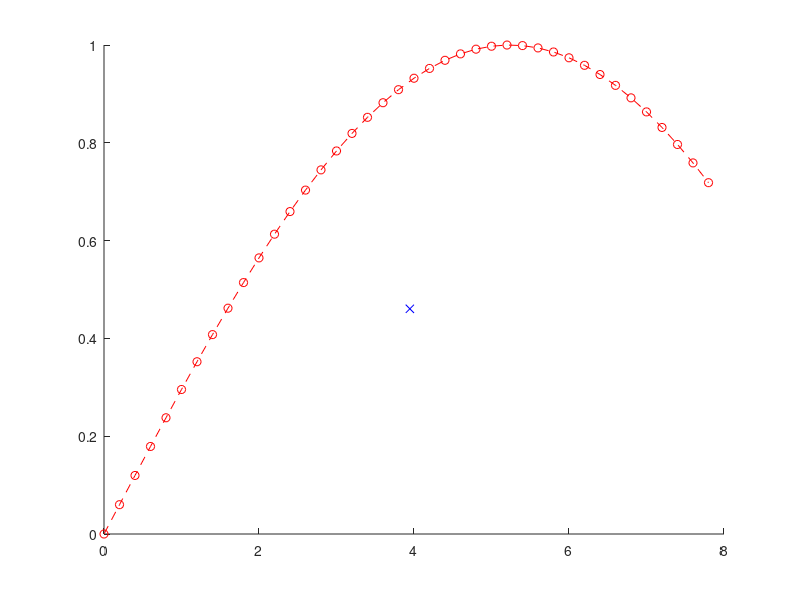

The MATLAB script that drew this image: (Note: this script raises an error after producing the figure.)
% Nonlinear programming examples
clear all; close all; clc

global n m N T dt xd obs pF withobs endonly

%% Optimization problem definition
% Number of optimization variables per timestep: n states and m inputs
n = 3;
m = 2;
N = (n+m);

% Example #1 Basic tracking of sinusoidal desired trajectory
% Time steps
T = 10;
dt = 1;
% Desired trajectory
xd = [0:dt:(T-1)*dt; sin(0.3*[0:dt:(T-1)*dt]);zeros(size(0:dt:(T-1)*dt))]';
%Initial position
p0 = [0 2 0];

% Example #2 Tracking of sinusoidal desired trajectory with obstacles
% Time steps
withobs = 1;
if (withobs)
    T = 40;
    dt = 0.2;
    % Desired trajectory
    xd = [0:dt:(T-1)*dt; sin(0.3*[0:dt:(T-1)*dt]);zeros(size(0:dt:(T-1)*dt))]';
    %Initial position
    p0 = [0 2 0];
    % Set up environment
    posMinBound = [0 -1];
    posMaxBound = [4 3];
    numObsts = 6;
end

% Example #3 Navigating to a destination (with or without obstacles from
% above)
endonly = 0;
if (endonly)
    T = 10;
    dt = 1;
    pF = [ 4 0 0.5];
end 

% Initial solution
x0 = zeros(N*T,1);
x0(1:N:end) = p0(1);
x0(2:N:end) = p0(2);
x0(3:N:end) = p0(3);
x0(4:N:end) = 0;
x0(5:N:end) = 0;

% Constraints
A = [];
B = [];
Aeq = zeros(3,N*T);
Aeq(1:3,1:3) = eye(3);
Beq = p0';

% State and input bounds
LB = -100*ones(N*T,1);
LB(4:N:end) = 0;
LB(5:N:end) = -1.5;

UB = 100*ones(N*T,1);
UB(4:N:end) = 2;
UB(5:N:end) = 1.5;

% Define random round obstacles
if (withobs)
    range = (posMaxBound-posMinBound);
    obs = rand(numObsts,2);
    obs(:,1) = posMinBound(1)+range(1)*obs(:,1);
    obs(:,2) = posMinBound(2)+range(2)*obs(:,2);
    for i=1:numObsts
        for j=1:numObsts
            dist(i,j) = norm(obs(i,:)-obs(j,:));
        end
        dist(i,numObsts+1) = norm(obs(i,:)-p0(1:2));
        radius(i) = min(dist(i,[1:i-1 i+1:end]))/2.5;
    end
    obs = [obs radius'];
end


figure(1); clf; hold on;
if (~endonly)
    plot(xd(:,1), xd(:,2), 'ro--')
else
    plot(pF(1),pF(2),'ro')
end
if (withobs)
        for i=1:numObsts
        plot(obs(i,1), obs(i,2),'bx');
        circle(1, obs(i,:), radius(i));
    end
    axis equal
end
drawnow();

% Solve nonlinear program
options = optimset('display', 'off','maxfunevals',50000);
tic;
[X,FVAL,EXITFLAG,OUTPUT,LAMBDA] = FMINCON(@(x) cost(x),x0,A,B,Aeq,Beq,LB,UB,@(x) constraints(x), options);
toc;
% Rename results
x = X(1:N:end);
y = X(2:N:end);
th = X(3:N:end);
v = X(4:N:end);
w = X(5:N:end);

% Plot results
figure(2);clf; hold all;
plot(1:T,x)
plot(1:T,y)
plot(1:T,th)
plot(1:T,v)
plot(1:T,w)

figure(1); hold on;
plot(x,y,'bx-');
